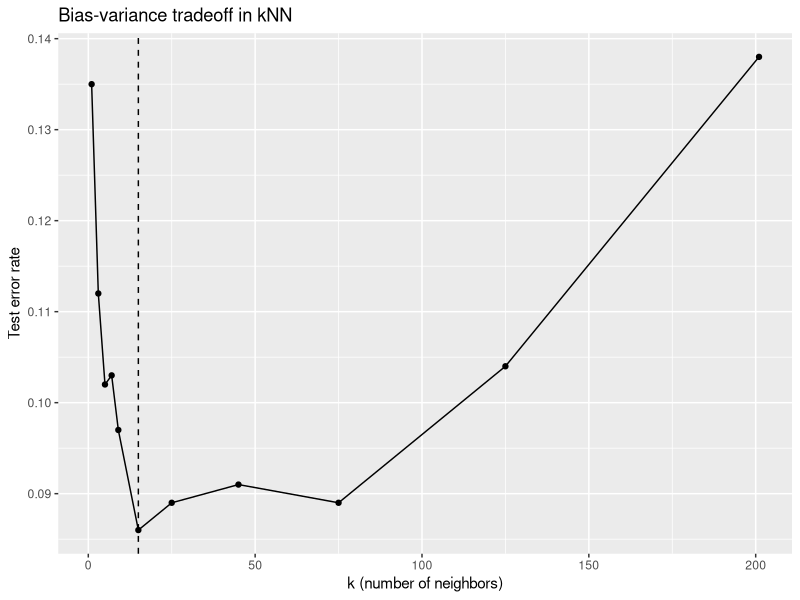
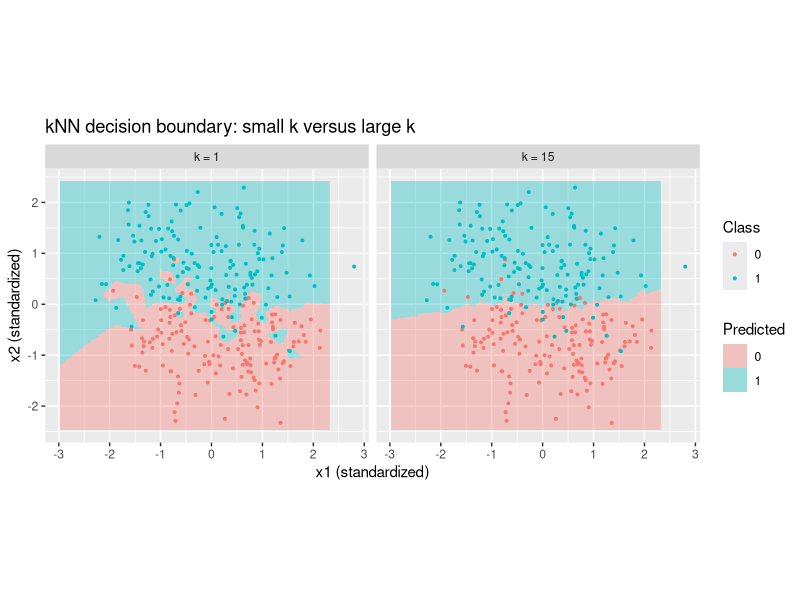

Write R code to recreate these figures, in order.
## ---- chunk 1
set.seed(1)

# Two classes, each a mixture of Gaussian blobs in 2-D.
gen_data <- function(n_per_class) {
  # class 0 centers
  c0 <- rbind(c(-1, -1), c(1.5, -1.5))
  # class 1 centers
  c1 <- rbind(c(1, 1.2), c(-1.5, 1.5))
  draw <- function(centers, n, label) {
    idx <- sample(seq_len(nrow(centers)), n, replace = TRUE)
    pts <- centers[idx, , drop = FALSE] +
      matrix(rnorm(2 * n, sd = 0.9), ncol = 2)
    data.frame(x1 = pts[, 1], x2 = pts[, 2], y = factor(label))
  }
  rbind(
    draw(c0, n_per_class, 0),
    draw(c1, n_per_class, 1)
  )
}

train <- gen_data(150)
test  <- gen_data(500)

# Standardize features using the training mean and sd.
mu <- colMeans(train[, c("x1", "x2")])
sdv <- apply(train[, c("x1", "x2")], 2, sd)

scale_xy <- function(df) {
  out <- df
  out$x1 <- (df$x1 - mu["x1"]) / sdv["x1"]
  out$x2 <- (df$x2 - mu["x2"]) / sdv["x2"]
  out
}

train_s <- scale_xy(train)
test_s  <- scale_xy(test)
## ---- chunk 2
library(class)

ks <- c(1, 3, 5, 7, 9, 15, 25, 45, 75, 125, 201)

train_X <- train_s[, c("x1", "x2")]
test_X  <- test_s[, c("x1", "x2")]

set.seed(2)
err <- sapply(ks, function(k) {
  pred <- knn(train = train_X, test = test_X, cl = train_s$y, k = k)
  mean(pred != test_s$y)
})

err_tab <- data.frame(k = ks, test_error = round(err, 4))
knitr::kable(
  err_tab,
  caption = "kNN test error as a function of k. The error is high for very small k (high variance), reaches a minimum at a moderate k, and rises again for large k (high bias)."
)
## ---- chunk 3
library(ggplot2)

best_k <- err_tab$k[which.min(err_tab$test_error)]

ggplot(err_tab, aes(x = k, y = test_error)) +
  geom_line() +
  geom_point() +
  geom_vline(xintercept = best_k, linetype = "dashed") +
  labs(
    x = "k (number of neighbors)",
    y = "Test error rate",
    title = "Bias-variance tradeoff in kNN"
  )
## ---- chunk 4
# Grid over the (standardized) feature space.
g1 <- seq(min(test_X$x1), max(test_X$x1), length.out = 200)
g2 <- seq(min(test_X$x2), max(test_X$x2), length.out = 200)
grid <- expand.grid(x1 = g1, x2 = g2)

boundary_df <- function(k) {
  set.seed(3)
  pred <- knn(train = train_X, test = grid, cl = train_s$y, k = k)
  data.frame(grid, pred = pred, k = paste0("k = ", k))
}

bd <- rbind(boundary_df(1), boundary_df(best_k))
pts <- data.frame(
  x1 = rep(train_s$x1, 2),
  x2 = rep(train_s$x2, 2),
  y  = rep(train_s$y, 2),
  k  = rep(c("k = 1", paste0("k = ", best_k)), each = nrow(train_s))
)

ggplot(bd, aes(x = x1, y = x2)) +
  geom_raster(aes(fill = pred), alpha = 0.35) +
  geom_point(data = pts, aes(color = y), size = 0.7) +
  facet_wrap(~ k) +
  labs(
    x = "x1 (standardized)",
    y = "x2 (standardized)",
    fill = "Predicted",
    color = "Class",
    title = "kNN decision boundary: small k versus large k"
  ) +
  coord_equal()
